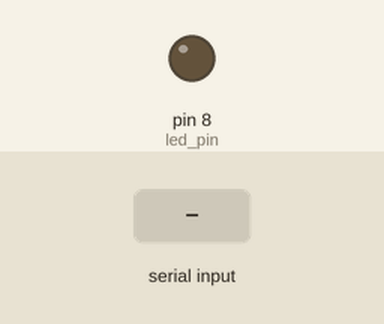
A sketch run on a simulated Arduino Uno, built with avr-gcc and run on an emulated ATmega328P. Parts: output pins drawn as LEDs (lit = HIGH). Dashed ring = blinking. Inputs (shaded band) come from the test bench.

Above: at 1.2 s.
1.3 s: "a" received over Serial
At 2.1 s:
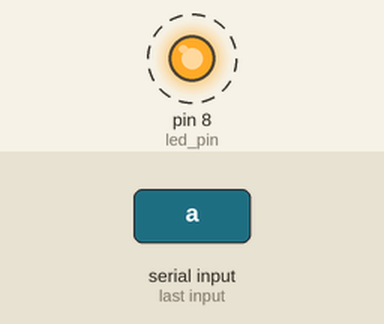
5.8 s: "r" received over Serial
Timing chart, 0 to 8.8 s (numbered marks = the images above; inputs shaded):
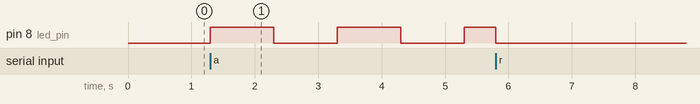

Measured:
- after the input at 1.3 s, pin 8 (led_pin): alternates HIGH for 1.0 s and LOW for 1.0 s, starting at once

The sketch:

main.ino
```cpp
#define led_pin 8
#define sensor_pin A0

char command = ' ';
bool shouldReadSensor = false;
bool alarmMode = false;
bool lightControlMode = false;
bool send_one_value = false;
int lightThreshold = 850;
unsigned long previousMillis = 0;


void setup()
{
    Serial.begin(9600);
    pinMode(led_pin, OUTPUT);
}

void loop()
{
    long current_time = millis();

    // Обработка команд
if (Serial.available() > 0)
{
    command = Serial.read();

    if (command == 'p')
    {
        shouldReadSensor = true;
    }
    else if (command == 's')
    {
        shouldReadSensor = false;
        send_one_value = true;
    }
    else if (command == 'a')
    {
        alarmMode = true;
        lightControlMode = false;
    }
    else if (command == 'l')
    {
        alarmMode = false;
        lightControlMode = true;
    }
    else if (command == 'r')
    {
        alarmMode = false;
        lightControlMode = false;
        shouldReadSensor = false;
        digitalWrite(led_pin, LOW);
    }
    else if (command == 'n')
    {
        alarmMode = false;
        lightControlMode = false;
        digitalWrite(led_pin, HIGH);
    }
}
    if (alarmMode)
    {
        unsigned long currentMillis = millis();
        if (currentMillis - previousMillis >= 1000) //интервал
        {
            previousMillis = currentMillis;
            digitalWrite(led_pin, !digitalRead(led_pin));
        }
    }
    else if (lightControlMode)
    {
        int lightValue = analogRead(sensor_pin);
        if (lightValue > lightThreshold)
        {
            digitalWrite(led_pin, LOW);
        }
        else
        {
            digitalWrite(led_pin, HIGH);
        }
    }

    if (shouldReadSensor)
    {
        int val = analogRead(sensor_pin);
        Serial.print("Sensor value: ");
        Serial.println(val);
    }

    if (send_one_value)
    {
        int val = analogRead(sensor_pin);
        Serial.print("Sensor value: ");
        Serial.println(val);
        send_one_value = false;
    }
}
```
